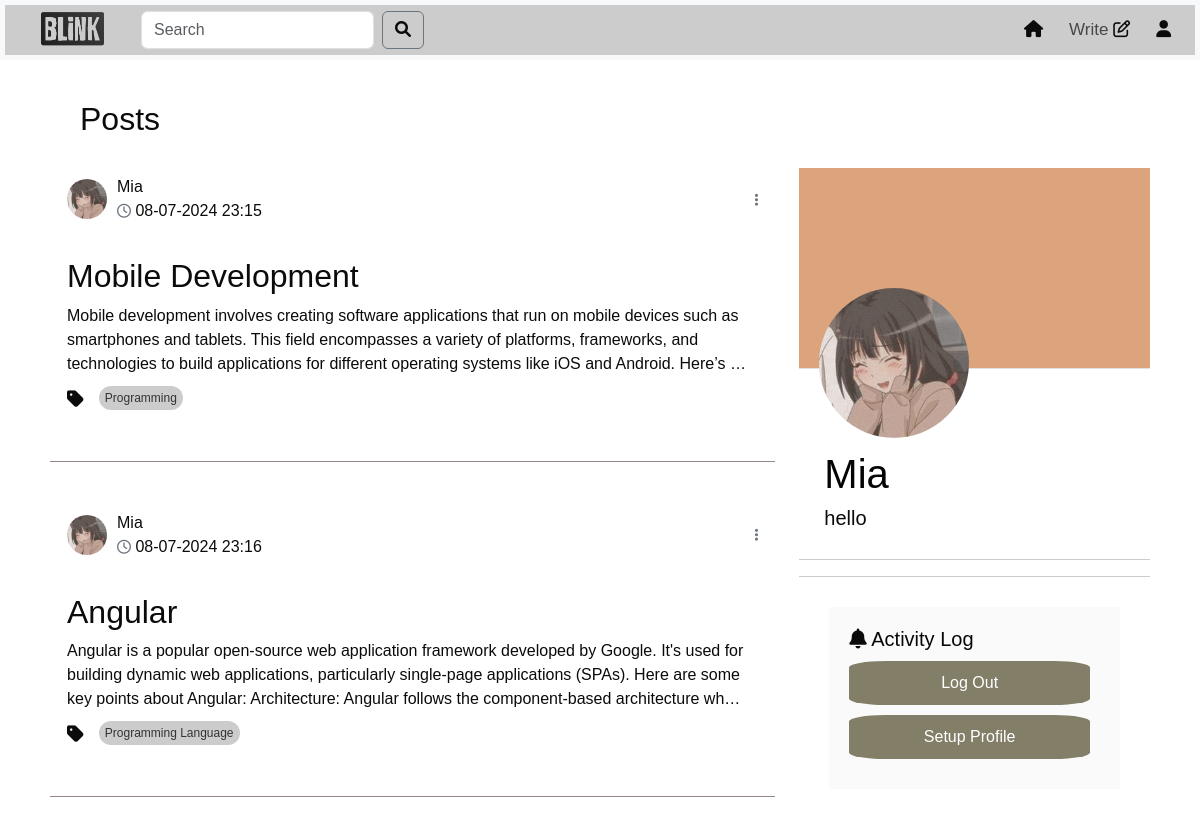
The app's page /profile/user_?3 (signed in, upper part), older data.
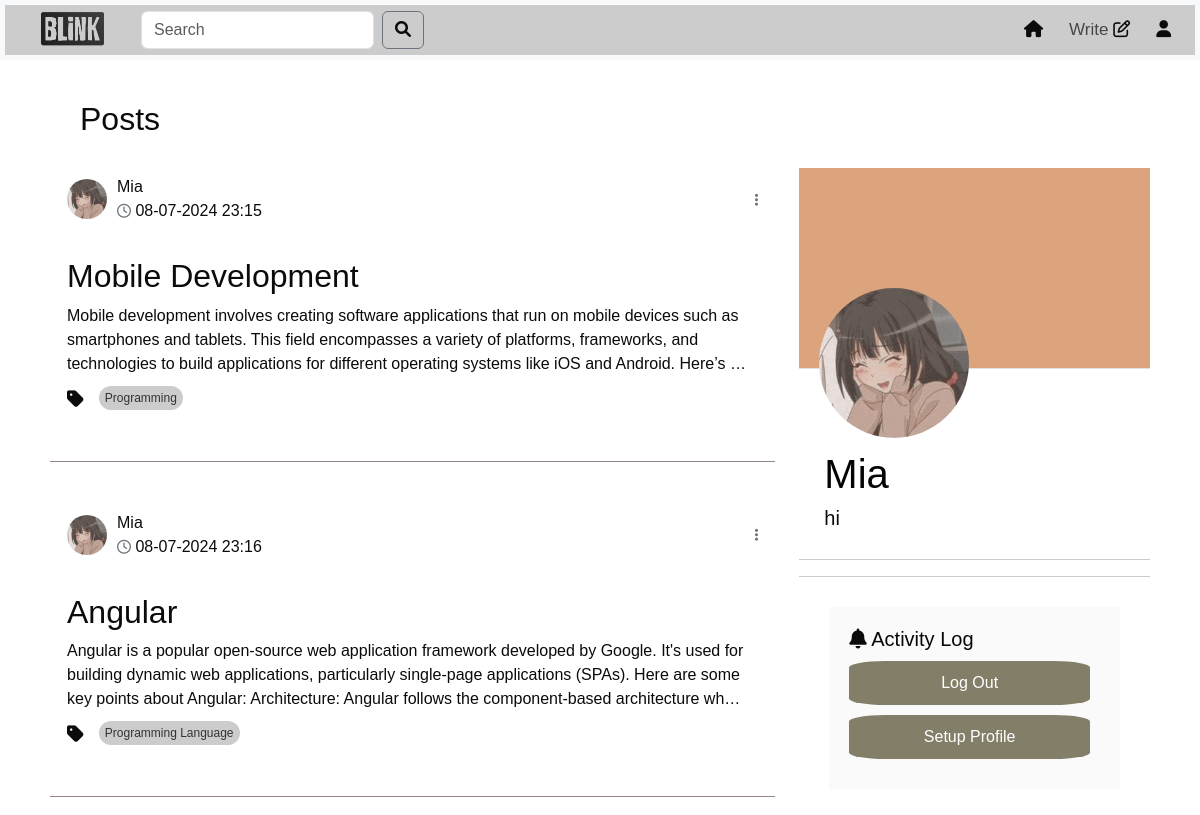
The same page, newer data.
### models.py (models this page shows, shortened)
class Post(db.Model):
    id = db.Column(db.Integer, primary_key=True)
    title = db.Column(db.Text())
    content = db.Column(db.Text())
    tag = db.Column(db.Text(), nullable=False)
    user_id = db.Column(db.Integer, db.ForeignKey('user.id'), nullable=False)
    created_date = db.Column(db.DateTime,default=datetime.datetime.now)
    likes = db.Column(db.Integer, default=0)
    meta = db.Column(db.Text, nullable=True)
    comments = db.relationship('Comment', backref='post',cascade="all, delete", lazy=True)

class User(UserMixin,db.Model):
    id = db.Column(db.Integer, primary_key=True)
    username = db.Column(db.String(50), unique=True)
    email =db.Column(db.String(50), unique=True)
    password = db.Column(db.String(100))
    bio = db.Column(db.String(50))
    profile_picture = db.Column(db.String(250))
    posts = db.relationship('Post', backref='author', lazy=True)
    comments = db.relationship('Comment', backref='author', lazy=True)

### route.py (the view)
@app.route('/profile/user_?<int:user_id>', methods=['GET', 'POST'])
@login_required
def profile(user_id,limit=2):
    page = request.args.get('page', 1, type=int)
    per_page = 5  # Number of posts per page
    post = get_posts(page, per_page)
    user = User.query.get_or_404(user_id)
    user_posts = Post.query.filter_by(user_id=user_id).paginate(page=page, per_page=per_page)
    picture_url=get_profile_profile(user_id)
    unique_tags = list(set(tag for tag, in Post.query.with_entities(Post.tag).distinct()))
    popular_posts = Post.query.order_by(Post.likes.desc()).limit(limit).all()
    forms=SearchForm()
    query = forms.search.data
    if forms.validate_on_submit():
         search_results = Post.query.filter(Post.title.ilike(f'%{query}%')).all()
         return render_template('search_results.html' ,post=post, search_results =search_results ,
                                form = forms ,tags=unique_tags,popular_posts=popular_posts)
    return render_template('profile.html', user_id=user_id,user=user,picture_url=picture_url,
                           user_posts=user_posts,form=forms,post=post,tags=unique_tags,popular_posts=popular_posts)

### forms.py
class SearchForm(FlaskForm):
    search = StringField('Search ', validators=[DataRequired()])
    submit = SubmitField('Search')

### route.py (called while the page is built)
@login_manager.user_loader
def loader_user(user_id):
    return User.query.get(user_id)

def get_profile_profile(user_id):
    cwd = os.getcwd()
    user = User.query.get_or_404(user_id)
    if user:
        picture_url = f"/photo/user_profile/{user.profile_picture}"
        return picture_url

def get_posts(page, per_page, tag=None):
    if tag:
        return Post.query.filter(Post.tag.in_([tag])).paginate(page=page, per_page=per_page, error_out=False)
    return Post.query.order_by(Post.created_date.desc()).paginate(page=page, per_page=per_page, error_out=False)

### templates/profile.html (shortened to what this page needs)
<!DOCTYPE html>
<html lang="en">
  <head>
    <link
      href="https://cdn.jsdelivr.net/npm/bootstrap@5.3.3/dist/css/bootstrap.min.css"
      rel="stylesheet"
    />
    <link
      href="https://cdnjs.cloudflare.com/ajax/libs/font-awesome/6.0.0-beta3/css/all.min.css"
      rel="stylesheet"
    />
    <link rel="stylesheet" href="/static/profile.css" />
  </head>
  <body>
    {% include 'topnav.html' %}
    <div class="container">
      <div class="row">
        <div class="col-sm-8">
          <div id="posts-container">
            {% if user_posts %}
            <h2 style="margin-left: 30px">Posts</h2>
            {% for post in user_posts.items %}
            <div class="card">
              <div
                class="card-header d-flex justify-content-between align-items-center"
                onclick="redirectToProfile(event)"
              >
                <div class="profile-image">
                  <img
                    src="{{ url_for('static', filename= picture_url ) }}"
                    width="60"
                    height="60"
                    alt=""
                  />
                </div>
                <div style="width: 800px">
                  <p>
                    {{post.author.username}}<br />
                    <i class="fa-regular fa-clock"></i> {{post.created_date.strftime('%d-%m-%Y %H:%M')}}
                  </p>
                </div>
                {% if post.author.id == current_user.id %}
                <div>
                  <div class="dropdown">
                    <button
                      class="dropbtn"
                      type="button"
                      data-bs-toggle="dropdown"
                      aria-expanded="false"
                    >
                      <i class="fas fa-ellipsis-v"></i>
                    </button>
                  </div>
                </div>
                {% endif %}
              </div>
              <div class="card-body" onclick="redirectToFullPost()">
                <a
                class="nav-link"
                href="{{ url_for('full_post',post_id=post.id) }}"
              >
                <div class="col-sm-12">
                  <h2 class="card-title">{{post.title}}</h2>
                  <p class="card-text" id="card-description">
                    {{post.meta | safe}}
                  </p>
                  <div class="tags-container">
                    <ul class="list-group list-group-horizontal">
                      <i class="fas fa-tag"></i>
                      <a
                        href="{{ url_for('home_tag',tag=post.tag ) }}"
                        class="tag"
                        >{{post.tag}}
                      </a>
                    </ul>
                  </div>
                </div>
                </a>
              </div>
            </div>
            <br />
            <div
              class="card-end"
              style="border-bottom: #958787 solid 1px; margin-bottom: 20px"
            ></div>
            {% endfor %}
          </div>
          {% else %}
          <h2 style="margin-left: 30px">No Post Yet !</h2>
          {% endif %}
        </div>
        <div class="col-sm-4" style="margin-top: 48px" id="right-column">
          <div style="width: 100%; position: relative" class="border-bottom">
            <div class="bg-black-cover"></div>
            <div
              style="
                display: flex;
                justify-content: start;
                gap: 10px;
                position: absolute;
                bottom: -70px;
                left: 20px;
              "
            >
              <div style="display: flex; flex-direction: column; gap: 10px">
                <img
                  src="{{ url_for('static', filename= picture_url ) }}"
                  class="profile-pic"
                />
              </div>
            </div>
          </div>
          <div class="profileDetail">
            <br>
            <h1>{{user.username}}</h1>
            <h5>{{ user.bio }}</h5>
            <br />
          </div>
          <div class="story"></div>
          <div class="card1" id="activity-log">
            {% if user_id == current_user.id %}
            <div class="card-body">
              <h5 class="card-title">
  <h5>
    <i class="fa-solid fa-bell"></i> Activity Log
  </h5>
  <ul class="list-group">
    <a href="{{ url_for('logout') }}" class="button-link">Log Out</a>
    <a href="{{ url_for('profile_edit') }}" class="button-link">Setup Profile</a>
  </ul>
            </div>
            {% endif %}
          </div>
        </div>
      </div>
    </div>
  </body>
</html>

### templates/topnav.html (shortened to what this page needs)
<nav class="navbar navbar-expand-lg navbar-light bg-light">
  <div class="container-fluid">
    <a class="nav-link" href="{{ url_for('home') }}">
      <img class="image" src="/static/image/logo.png" alt="Logo"
    /></a>
    <div class="collapse navbar-collapse" id="navbarSupportedContent">
      <form class="d-flex" method="POST">
        <input
          class="form-control form-control-md w-100 me-2"
          type="search"
          placeholder="Search"
          aria-label="Search"
          name="search"
        />
        <button class="btn btn-outline-secondary" type="submit">
          <i class="fa-solid fa-magnifying-glass"></i>
        </button>
      </form>
      <ul class="navbar-nav ms-auto mb-2 mb-lg-0" style="gap: 10px">
        <li class="nav-item">
          <a
            class="nav-link active"
            aria-current="page"
            href="{{ url_for('home') }}"
            ><i class="fa-solid fa-house"></i
          ></a>
        </li>
        <li class="nav-item">
          <a class="nav-link" href="{{ url_for('post') }}"
            >Write <i class="fa-regular fa-pen-to-square"></i
          ></a>
        </li>
        <li class="nav-item">
          <a
            class="nav-link"
            href="{{ url_for('profile',user_id=current_user.id) }}"
            ><i class="fa-solid fa-user"></i
          ></a>
        </li>
      </ul>
    </div>
  </div>
</nav>

### static/profile.css (style rules this page uses)
* { color: #0c0b0b; font-family: sans-serif; margin: 0; padding: 0; box-sizing: border-box; }
.container { background: #fff; padding: 20px; margin-top: 20px; z-index: 1; }
.container-fluid { height: 50px; color: black; text-align: center; padding: 14px 16px; text-decoration: none; font-size: 17px; background: #ccc; font-weight: 200px; z-index: 2; margin: 5px; }
.navbar { position: sticky; top: 0; height: auto; padding-top: 0px; padding-bottom: 0px; z-index: 2; }
.navbar-nav .nav-link { padding-top: 0.5rem; padding-bottom: 0.5rem; }
.d-flex { padding-left: 20px; background-color: #ccc; }
.row a { border-radius: 15%; margin-bottom: 10px; margin-right: 10px; }
.image { height: 80px; width: 100px; }
#navbarSupportedContent { background: linear-gradient(to left, #ccc 0%, #ccc 100%); }
.bg-black-cover { height: 200px; background: #DCA47C; }
.profile-pic { width: 150px; height: 150px; border: 4px white; border-radius: 50%; }
h1 { color: rgb(4, 4, 4); }
.profileDetail { padding: 0px 25px; line-height: 1.3; margin-top: 60px; }
.story { border-top: solid 1px #ccc; border-bottom: solid 1px #ccc; padding: 8px 25px; font-size: 15pt; font-weight: 500; }
.button-link { display: inline-block; padding: 10px 20px; font-size: 16px; color: white; background-color: #837e67; text-align: center; text-decoration: none; border-radius: 5px; transition: background-color 0.3s; }
.card { color: #070707; border-color: #ffffff; background-color: #ffffff; }
.card-header { padding: 10px; background-color: #eee; display: flex; align-items: center; border-bottom: none !important; }
.card-header { display: flex; flex-direction: row; justify-content: space-between; align-items: center; padding: 0.5rem 1rem; background-color: #ffffff; margin-top: 20px; }
.profile-image { margin-right: 10px; }
.profile-image img { border-radius: 50%; width: 40px; height: 40px; }
.card-header p { margin: 0; }
.card-header i { margin: 0; font-size: 14px; color: #6c757d; }
.card-body { background-color: #ffffff; }
.card-text { overflow: hidden; text-overflow: ellipsis; display: -webkit-box; -webkit-line-clamp: 3; -webkit-box-orient: vertical; transition: -webkit-line-clamp 0.5s ease; }
.card-end { border-bottom: 1px solid #ccc; }
#activity-log { color: rgb(7, 7, 7); }
.card1 .card-body { background-color: #fafafa; margin: 30px; padding: 20px; }
.card1 .card-body .list-group { margin-top: 10px; border-radius: 0; }
#right-column { position: -webkit-sticky; position: sticky; top: 10; height: 100vh; overflow-y: auto; padding-top: 20px; }
.dropdown { position: relative; margin-left: auto; }
.dropbtn { background: none; border: none; cursor: pointer; font-size: 18px; }
.tags-container { margin-top: 10px; }
.fa-tag { font-size: 1.2em; margin-right: 5px; vertical-align: middle; }
.tags-container .tag { background-color: #ccc; color: #333; padding: 3px 6px; margin-right: 5px; border-radius: 20px; text-decoration: none; font-size: 12px; display: inline-block; }

Row changes from the older to the newer data that the page shows:
changed User "Mia": bio "hello" → "hi"
